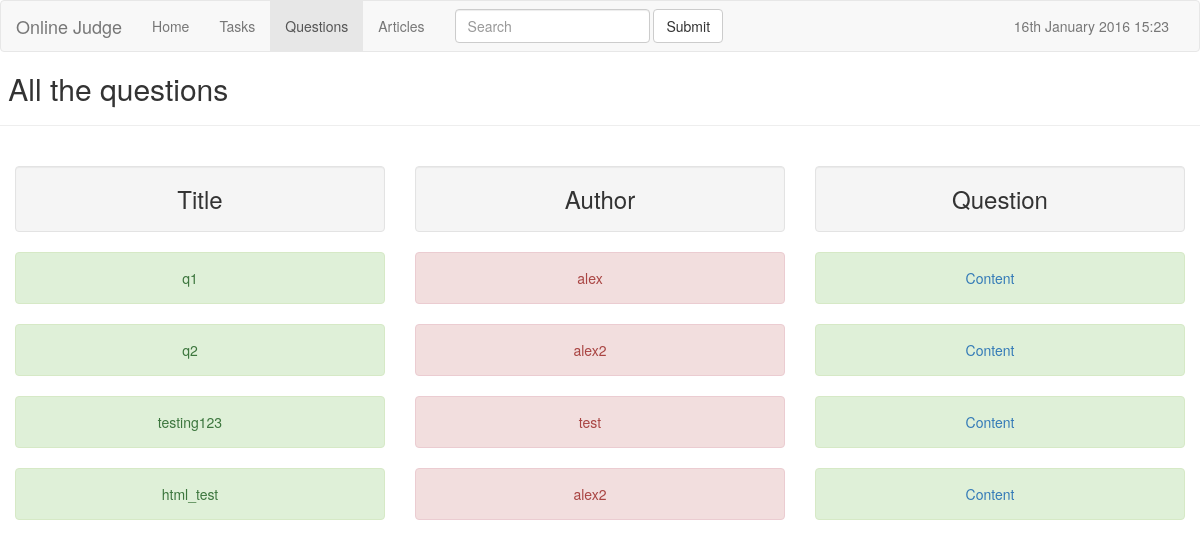
/questions/, run on an earlier commit of the app's database.
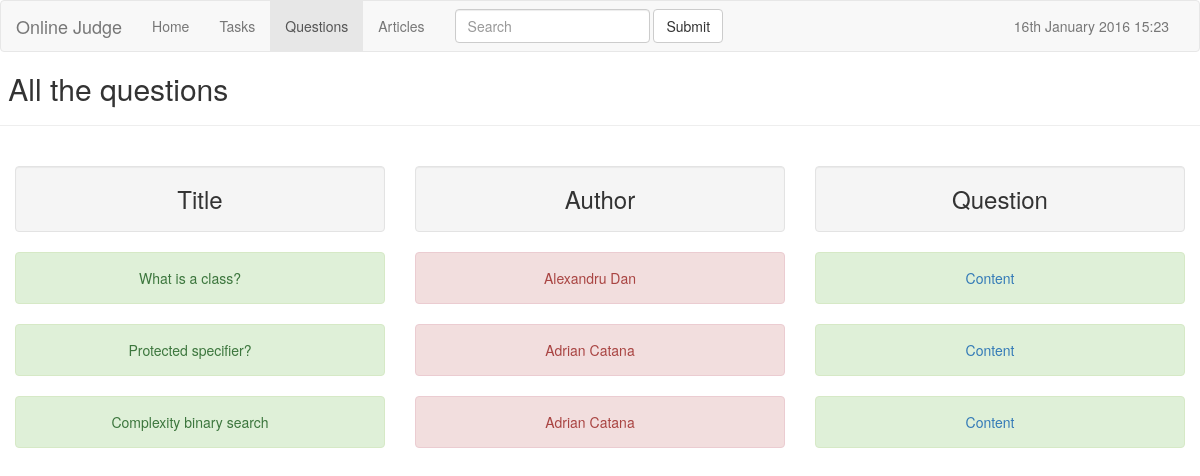
And on a later commit of the database.
### judge/database/models.py (models this page shows, shortened)
class Question(models.Model):
	user      = models.CharField(max_length=20)
	title     = models.CharField(max_length=100)
	statement = models.CharField(max_length=3000)
	answer    = models.CharField(max_length=3000)
	labels     = models.CharField(max_length=500)
	class Admin:
		list_display  = ('user', 'title', 'labels')

### judge/views/basic_views.py (the view)
# urls.py: url(r'^questions/$', display_questions),
def display_questions(request):
	return display_by_class(request, Question, 'questions.html', 'questions')

### judge/views/basic_views.py (called while the page is built)
def render_my_response(my_file, res, aRes, qry, my_path):
	if aRes:
		return render_to_response(my_file, {
			"results": aRes,
			"path": my_path})
	else:
		return render_to_response(my_file, {
			"results":res,
			"query": qry,
			"path": my_path})

def display_by_class(request, input_class, template, name):
	query = request.GET.get('q', '')
	all_results = 0
	results = 0
	if query:
		qset = render_qset(query)
		results = input_class.objects.filter(qset).distinct()
	else:
		results = []
		all_results = input_class.objects.distinct()
	return render_my_response(template
		, results
		, all_results
		, query
		, name)

### judge/templates/questions.html (shortened to what this page needs)
<!DOCTYPE html>
<html>
	<head>
	</head>
	{% include 'header.html' %}
	<body>
		{% if query %}
			<h2>Results for "{{ query|escape }}":</h2>
		{% else %}
			<h2>&nbsp;All the questions</h2>
		{% endif %}
		<hr>
		{% if results %}
			<div>
				<div>
					<div>
						<div class="col-sm-4">
							<h3 class="well" align="center">Title</h3>
						</div>
						<div class="col-sm-4" align="center">
							<h3 class="well">Author</h3>
						</div>
						<div class="col-sm-4" align="center">
							<h3 class="well">Question</h3>
						</div>
					</div>
				</div>
				<div>
					{% for x in results %}
						<div>
							<div class="col-sm-4" align="center">
								<div class="alert alert-dismissible alert-success">{{ x.title|escape }} </div>
							</div>
							<div class="col-sm-4" align="center">
								<div class="alert alert-dismissible alert-danger">{{ x.user|escape }}</div>
							</div>
							<div class="col-sm-4" align="center">
								<div class="alert alert-dismissible alert-success">
									<a data-toggle="collapse" href="#rowId{{forloop.counter0}}">Content</a>
								</div>
							</div>
						</div>
					{% endfor %}
				</div>
			</div>
		{% else %}
			<p>No questions found.</p>
		{% endif %}
	</body>
</html>

### judge/templates/header.html (shortened to what this page needs)
<head>
	<link rel="stylesheet" type="text/css" href="/static/css/bootstrap.min.css" media="screen">
</head>
<body>
</body>
<nav class="navbar navbar-default">
	<div class="container-fluid">
		<div class="navbar-header">
		<a class="navbar-brand" href="">Online Judge</a>
	</div>
	<div class="collapse navbar-collapse" id="bs-example-navbar-collapse-1">
		<ul class="nav navbar-nav">
			<li
			>
				<a href="/home/">Home</a>
			</li>
			<li
			>
				<a href="/tasks/">Tasks</a>
			</li>
			<li
				{% if "questions" in path %}
					class="active"
				{% endif %}
			>
				<a href="/questions/">Questions</a>
			</li>
			<li
			>
				<a href="/questions/">Articles</a>
			</li>
		</ul>
		<form class="navbar-form navbar-left" role="search" action="." method="GET">
			<div class="form-group" for="q">
				<input class="form-control" type="text" name="q" value="{{ query|escape }}" placeholder="Search">
			</div>
			<button type="submit" class="btn btn-default" value="Search">Submit</button>
		</form>
		<ul class="nav navbar-nav navbar-right">
			<li><a>{% include 'datetime.html' %}</a></li>
		</ul>
	</div>
</div>
</nav>

### judge/templates/datetime.html
{% now "jS F Y H:i" %}

What changed in the data, as far as the page shows it:
removed Question: title "testing123", user "test"
removed Question: title "html_test", user "alex2"
changed Question: title "q1" → "What is a class?"; user "alex" → "Alexandru Dan"
changed Question: title "q2" → "Protected specifier?"; user "alex2" → "Adrian Catana"
added Question: title "Complexity binary search", user "Adrian Catana"
